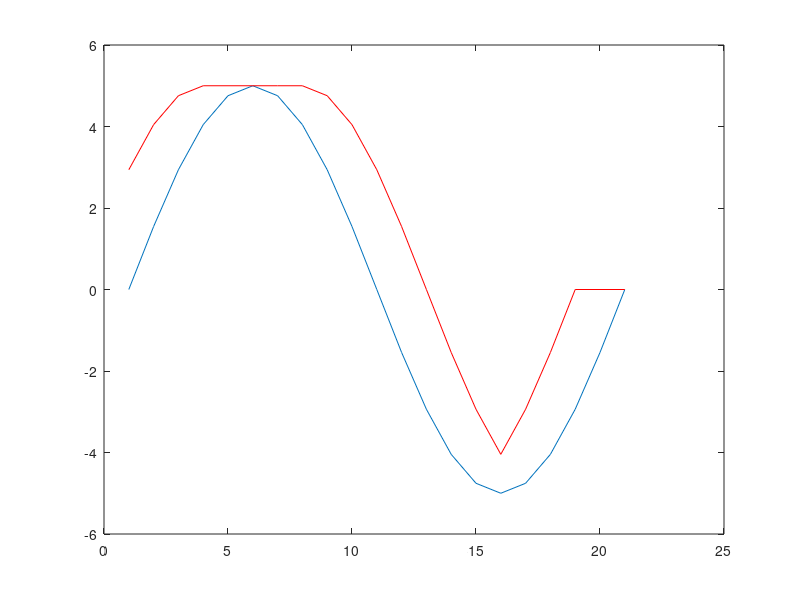

This figure's MATLAB source:
%
% script_01.m
% Dilation: MATLAB sample (1D Case)
%

clear all;
close all;

w = 0:2 * pi / 20:2 * pi;
y = 5 * sin(w);
se = [1 1 1 1 1];
yd = imdilate(y, se);
plot(y);
hold on;
plot(yd, '-r');
